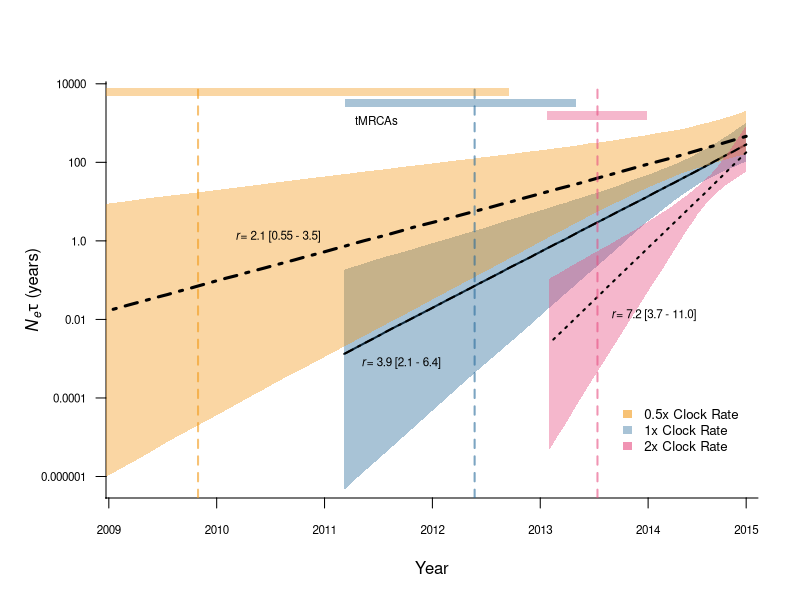

Generate this figure with R:
getwd()
setwd("/Users/alliblk/Desktop/gitrepos/roka/HIV/bayesian_skyline")

### READ IN DATA FILES (exported from BEAST, remember to delete FIRST line in file (Beast exports with text above headers))
exponHalfClock = read.table("roka_env_exponential_halfClockRate_skyline.tsv", header=T)
exponHalfClock
length(exponHalfClock$Time)

exponDoubleClock = read.table("roka_env_exponential_doubleClockRate_skyline.tsv", header=T)
head(exponDoubleClock)
length(exponDoubleClock$Time)

rokaExpon = read.table("roka_env_Exponential.tsv", header=T)
head(rokaExpon)
length(rokaExpon$Time)

########TRANSLATE DATES INTO TYPICAL CALENDAR FORMAT
#0.0 DATE in DECIMAL DATE = 2015.0739726027398
install.packages("lubridate")
library(lubridate)

####For Normal Exponential
BaseDateVector = rep(2015.0739726027398, 100) #base number from BEAST
DecimalDates = (BaseDateVector - rokaExpon$Time) #decimal dates back in time
DecimalDates #take a look to make sure everything looks alright

CalendarDates = format(date_decimal(DecimalDates), "%Y") #convert to calendar dates
CalendarDates #again, take a look. Most recent date should match with height 0 tip in Beauti (yes!)

#Add calendar dates to the rokaHIV dataframe
rokaCalendar = data.frame(rokaExpon,CalendarDates)
rokaCalendar

####For half clock rate exponential
BaseDateVector2 = rep(2015.0739726027398, 100) #base number from BEAST
DecimalDates2 = (BaseDateVector2 - exponHalfClock$Time) #decimal dates back in time
DecimalDates2 #take a look to make sure everything looks alright

CalendarDates2 = format(date_decimal(DecimalDates2), "%Y") #convert to calendar dates
CalendarDates2 #again, take a look. Most recent date should match with height 0 tip in Beauti (yes!)

rokaCalendar2 = data.frame(exponHalfClock,CalendarDates2)
rokaCalendar2

####For double clock exponential
BaseDateVector3 = rep(2015.0739726027398, 99) #base number from BEAST
DecimalDates3 = (BaseDateVector3 - exponDoubleClock$Time) #decimal dates back in time
length(DecimalDates3) #take a look to make sure everything looks alright

CalendarDates3 = format(date_decimal(DecimalDates3), "%Y") #convert to calendar dates
length(CalendarDates3) #again, take a look. Most recent date should match with height 0 tip in Beauti (yes!)

rokaCalendar3 = data.frame(exponDoubleClock,CalendarDates3)
rokaCalendar3

#make the polygon border vectors FOR NORMAL EXPONENTIAL
roka_Expon_X = c(rokaExpon$Time, rev(rokaExpon$Time))
roka_Expon_Y = c(rokaExpon$Lower,rev(rokaExpon$Upper))

#make the polygon border vectors for half clockrate exponential
roka_half_X = c(exponHalfClock$Time, rev(exponHalfClock$Time))
roka_half_Y = c(exponHalfClock$Lower,rev(exponHalfClock$Upper))

#make polygon vectors for double clockrate exponential
roka_double_X = c(exponDoubleClock$Time, rev(exponDoubleClock$Time))
roka_double_Y = c(exponDoubleClock$Lower,rev(exponDoubleClock$Upper))


#################################
#################################
#### PLOTTING OVERLAY ####
#################################
#################################


#define colors
colorNORMAL=rgb(0.15,0.41,0.6, alpha=0.4) # BLUE
colorHALF=rgb(0.95,0.6,0.1, alpha=0.4) # RED
colorDOUBLE=rgb(0.9,0.3,0.5, alpha=0.4) # Pink

#color3=rgb(0.55,0.77,0.3, alpha=0.3) # GREEN

colorNORMALstrong=rgb(0.15,0.41,0.6, alpha=0.6) # BLUE
colorHALFstrong=rgb(0.95,0.6,0.1, alpha=0.6) # RED
colorDOUBLEstrong=rgb(0.9,0.3,0.5, alpha=0.6) # Pink


par(mfrow=c(1,1))
par(fig=c(0.03,1,0,1))

#Plot Skyline first with all the appropriate axes and labeling etc.
plot(rokaCalendar$Median ~rokaCalendar$Time, type="l",  
     log="y", #note log 0 is -inf, so need a value
     col="black", 
     xlim = c(5,0.1),
     xaxt = "n", #plot without x axis
     yaxt = 'n',
     ylim = c(0.0000007, 4500),
     bty="l",
     cex.axis = 0.7,
     cex.lab = 1,
     ylab = expression(paste(italic("N"[e]),tau," ","(years)")),
     xlab= "Year",
     #main = "Roka HIV Outbreak",
     lwd=2)

axis(1, at=(0), labels = CalendarDates2[1], cex.axis=0.7)
axis(1, at=(0.79586778), labels = CalendarDates2[11], cex.axis=0.7)
axis(1, at=(1.67132233), labels = CalendarDates2[22], cex.axis=0.7)
axis(1, at=(2.54677688), labels = CalendarDates2[33], cex.axis=0.7)
axis(1, at=(3.42223143), labels = CalendarDates2[44], cex.axis=0.7)
axis(1, at=(4.29768599), labels = CalendarDates2[55], cex.axis=0.7)
axis(1, at=(5.17314054), labels = CalendarDates2[66], cex.axis=0.7)
axis(1, at=(6.04859509), labels = CalendarDates2[77], cex.axis=0.7)
axis(1, at=(6.92404965), labels = CalendarDates2[88], cex.axis=0.7)
axis(1, at=(7.79950420), labels = CalendarDates2[99], cex.axis=0.7)

axis(2, at=(0.0000000001), labels = "0.0000000001", cex.axis=0.7, las=2)
axis(2, at=(0.00000001), labels = "0.00000001", cex.axis=0.7, las=2)
axis(2, at=(0.000001), labels = "0.000001", cex.axis=0.7, las=2)
axis(2, at=(0.0001), labels = "0.0001", cex.axis=0.7, las=2)
axis(2, at=(0.01), labels = "0.01", cex.axis=0.7, las=2)
axis(2, at=(1), labels = "1.0", cex.axis=0.7, las=2)
axis(2, at=(100), labels = "100", cex.axis=0.7, las=2)
axis(2, at=(10000), labels = "10000", cex.axis=0.7, las=2)
axis(2, at=(1000000), labels = "1000000", cex.axis=0.7, las=2)


#Plot both polygons
polygon(roka_Expon_X, roka_Expon_Y, border=NA, col=colorNORMAL)
polygon(roka_half_X, roka_half_Y, border=NA, col=colorHALF)
polygon(roka_double_X, roka_double_Y, border=NA, col=colorDOUBLE)

#plot both of the median lines
lines(rokaExpon$Median ~rokaExpon$Time, lty=4, lwd=2, col="black", add=T)
lines(exponHalfClock$Median ~exponHalfClock$Time, lty=4, lwd=3, col="black", add=T)
lines(exponDoubleClock$Median ~exponDoubleClock$Time, lty=3, lwd=2, col="black", add=T)

#add vertical lines at mean values of TMRCA
abline(v=2.204, lty=2, col=colorNORMALstrong, lwd=2) #TMRCA Normal Exponential
abline(v=4.449, lty=2, col=colorHALFstrong, lwd=2) #TMRCA half clock exponential
abline(v=1.207, lty=2, col=colorDOUBLEstrong, lwd=2) #TMRCA double clock exponential

#add legend
#legend('topright', inset=0.02,c("SkyGrid","Constant Exponential"),fill=c(color1,color2),  bty = "n")
legend(x=1.1, y=0.0001, inset=0.02,c("0.5x Clock Rate","1x Clock Rate", "2x Clock Rate"),
       fill=c(colorHALFstrong,colorNORMAL,colorDOUBLEstrong),
       border=NA, cex=0.8, bty = "n")

#add growth rate annotations
text(x=3.8, y=0.5, labels=expression(paste(italic("r"),'= 2.1 [0.55 - 3.5]')), cex=0.7, pos=3)
text(x=2.8, y=0.0003, labels=expression(paste(italic("r"),'= 3.9 [2.1 - 6.4]')), cex=0.7, pos=3)
text(x=0.75, y=0.005, labels=expression(paste(italic("r"),'= 7.2 [3.7 - 11.0]')), cex=0.7, pos=3)
text(x=3., y=500, labels='tMRCAs', cex=0.7, pos=3)


#add lines to indicate 95%HPD around TMRCA
rect(1.6148, 1200, 0.8085, 2000, col = colorDOUBLE, border=NA) #95%HPD 
rect(7.8791, 5000, 1.9286, 8000, col = colorHALF, border=NA) #95%HPD 
rect(3.26, 2500, 1.38, 4000, col = colorNORMAL, border=NA) #95%HPD 
